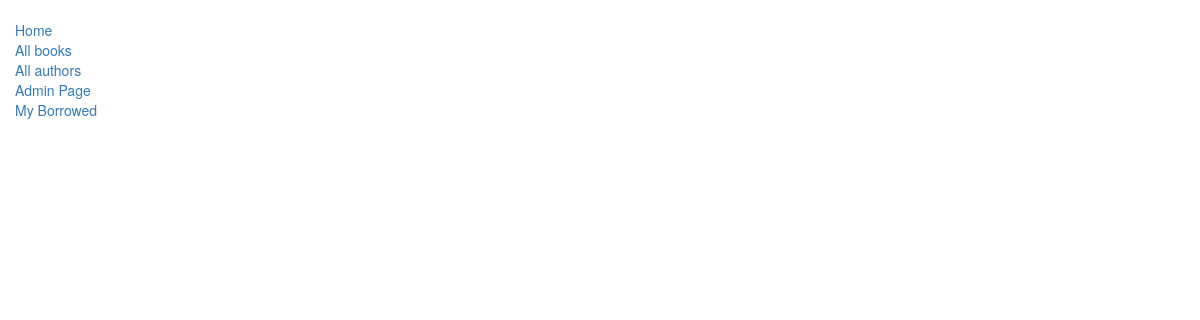
The app's page /catalog/authors/, older data.
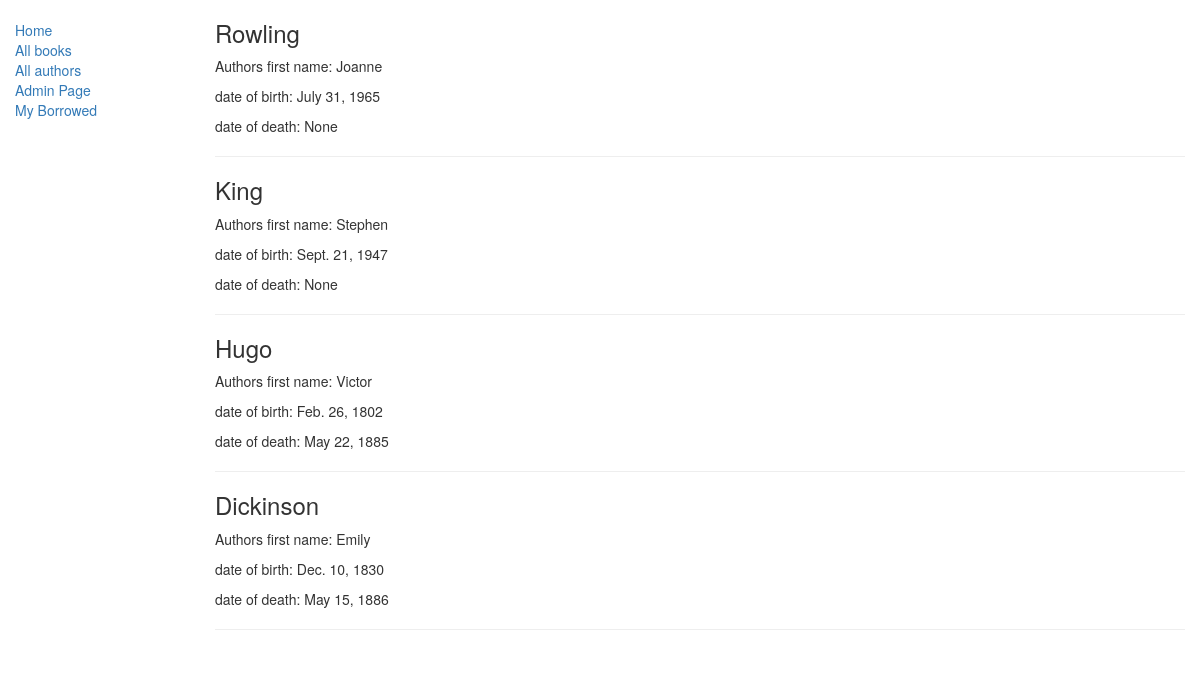
The same page, newer data.
### catalog/models.py (models this page shows, shortened)
class Author(models.Model):
    first_name = models.CharField(max_length=100)
    last_name = models.CharField(max_length=100)
    date_of_birth = models.DateField(null=True, blank=True)
    date_of_death = models.DateField('Died', null=True, blank=True)

### catalog/views.py (the view)
class AuthorListView(generic.ListView):
    model = models.Author
    template_name = 'catalog/author_list.html'

### catalog/templates/catalog/author_list.html
{% extends "catalog/base_generic.html" %}
{% block content %}
  {% for author in author_list%}
    <h3>{{ author.last_name }}</h3>
    <p> Authors first name: {{ author.first_name }}</p>
    <p> date of birth: {{ author.date_of_birth }}</p>
    <p> date of death: {{ author.date_of_death }} </p>
    <hr>
  {% endfor %}
{% endblock %}

### catalog/templates/catalog/base_generic.html (shortened to what this page needs)
<!DOCTYPE html>
<html lang="en">
<head>
  <link rel="stylesheet" href="https://maxcdn.bootstrapcdn.com/bootstrap/3.3.7/css/bootstrap.min.css">
  {% load static %}
  <link rel="stylesheet" href="{% static 'catalog/styles.css' %}">
</head>
<body>
  <div class="container-fluid">
    <div class="row">
      <div class="col-sm-2">
      {% block sidebar %}
      <ul class="sidebar-nav">
          <li><a href="{% url 'catalog:index' %}">Home</a></li>
          <li><a href="{% url 'catalog:books' %}">All books</a></li>
          <li><a href="{% url 'catalog:authors'%}">All authors</a></li>
          <li><a href="/admin/"> Admin Page </a></li>
          <li><a href="{% url 'catalog:my-borrowed' %}">My Borrowed</a></li>
      </ul>
     {% endblock %}
      </div>
      <div class="col-sm-10 ">
      {% block content %}{% endblock %}
      </div>
    </div>
  </div>
</body>
</html>

### catalog/static/catalog/styles.css (style rules this page uses)
.sidebar-nav { margin-top: 20px; padding: 0; list-style: none; }

Row changes from the older to the newer data that the page shows:
added Author: last_name "Rowling", first_name "Joanne", date_of_birth "July 31, 1965", date_of_death "None"
added Author: last_name "King", first_name "Stephen", date_of_birth "Sept. 21, 1947", date_of_death "None"
added Author: last_name "Hugo", first_name "Victor", date_of_birth "Feb. 26, 1802", date_of_death "May 22, 1885"
added Author: last_name "Dickinson", first_name "Emily", date_of_birth "Dec. 10, 1830", date_of_death "May 15, 1886"
